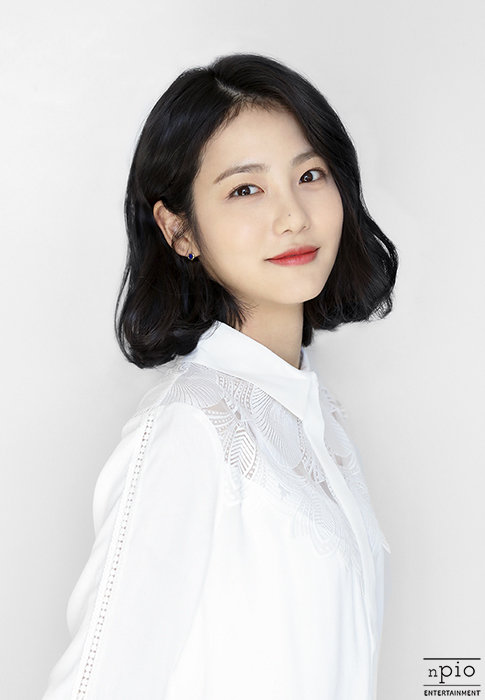
#> input picture 연습문제/연습문제/laughing_park.jpg, 485 x 700 px
$ jupyter execute '연습문제6.ipynb'
#> lines starting #> are read from the running program, lines starting #| are printed output that depends on the picture
[cell 1]
import cv2 as cv
import sys

img=cv.imread('./laughing_park.jpg')
#> img is the input picture: shape (700, 485, 3); mean B, G, R 206.3, 207.5, 210

if img is None:
    sys.exit("파일을 찾을 수 없습니다.")

cv.rectangle(img,(100,150),(300,350),(0,0,255),2)
cv.arrowedLine(img,(150,50),(220,120),(0,255,0),2)
cv.putText(img,'laugh',(90,30),cv.FONT_HERSHEY_SIMPLEX,1,(255,0,0),2)
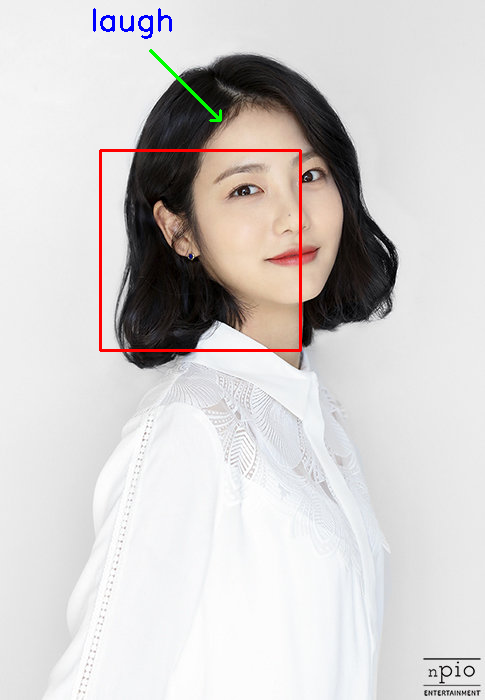
#> img: shape (700, 485, 3); mean B, G, R 205.1, 206, 209.9

cv.imshow('Draw',img)

cv.waitKey()
cv.destroyAllWindows()
